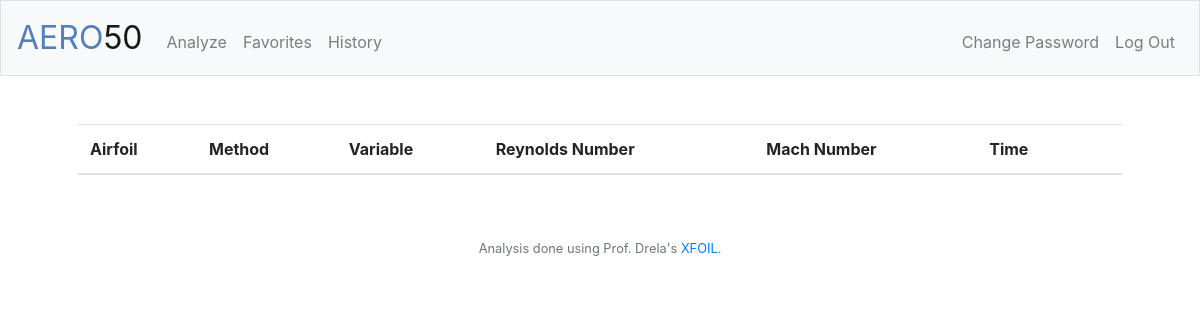
The app's page / (signed in), older data.
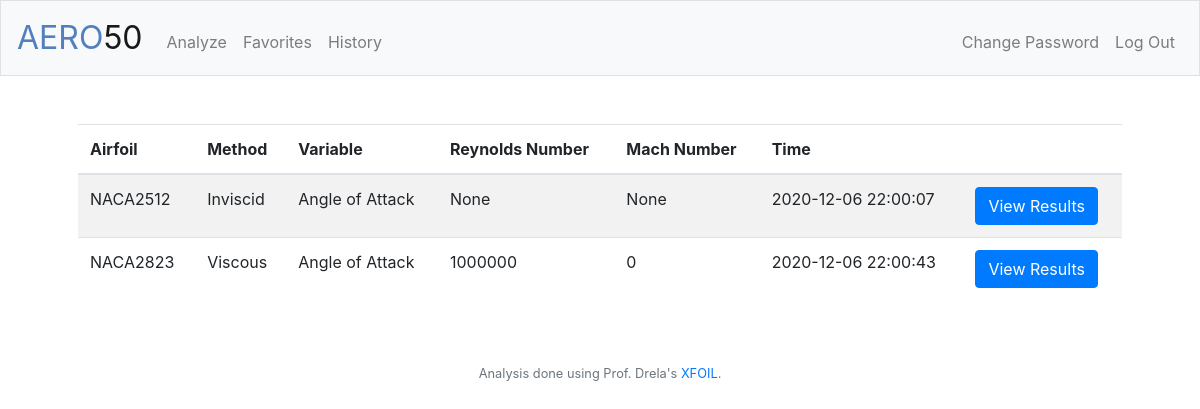
The same page, newer data.
### tables this page shows
CREATE TABLE analyses (id INTEGER, airfoil TEXT, method TEXT, variable TEXT, start NUMERIC, end NUMERIC, re NUMERIC, mach NUMERIC, favorites BOOL DEFAULT 0, analysis_id INTEGER, time DATETIME DEFAULT CURRENT_TIMESTAMP, step NUMERIC, max_iter INTEGER, PRIMARY KEY (analysis_id), FOREIGN KEY (id) REFERENCES users(id));

### application.py (the view)
@app.route("/", methods=["GET", "POST"])
@login_required
def index():
    if request.method == "POST":
        analysis_id = request.form.get("analysis_id")
        db.execute("UPDATE analyses SET favorites = 1 WHERE analysis_id = ?", analysis_id)
        data = db.execute("SELECT * FROM analyses WHERE id = ? AND favorites = 1", session["user_id"])
        return render_template("index.html", data=data)
    else:
        data = db.execute("SELECT * FROM analyses WHERE id = ? AND favorites = 1", session["user_id"])
        return render_template("index.html", data=data)

### application.py (called while the page is built)
@app.after_request
def after_request(response):
    response.headers["Cache-Control"] = "no-cache, no-store, must-revalidate"
    response.headers["Expires"] = 0
    response.headers["Pragma"] = "no-cache"
    return response

### helpers.py (called while the page is built)
def login_required(f):
    @wraps(f)
    def decorated_function(*args, **kwargs):
        if session.get("user_id") is None:
            return redirect("/login")
        return f(*args, **kwargs)
    return decorated_function

### templates/index.html (shortened to what this page needs)
{% extends "layout.html" %}
{% block main %}
    <main>
        <table class="table table-striped">
            <thead>
                <tr>
                    <th>Airfoil</th>
                    <th>Method</th>
                    <th>Variable</th>
                    <th>Reynolds Number</th>
                    <th>Mach Number</th>
                    <th>Time</th>
                    <th></th>
                </tr>
            </thead>
            <tbody>
                {% for analysis in data %}
                <tr>
                    <td>NACA{{ analysis.airfoil }}</td>
                    <td>{{ analysis.method }}</td>
                    <td>{{ analysis.variable }}</td>
                    <td>{{ analysis.re }}</td>
                    <td>{{ analysis.mach }}</td>
                    <td>{{ analysis.time }}</td>
                    <td>
                        <form action="/analyze" method="post">
                            <button class="btn btn-primary" type="submit">View Results</button>
                        </form>
                    </td>
                </tr>
                {% endfor %}
            </tbody>
        </table>
    </main>
{% endblock %}

Row changes from the older to the newer data that the page shows:
added analyses: airfoil "2512", method "Inviscid", variable "Angle of Attack", re "None", mach "None", time "2020-12-06 22:00:07"
added analyses: airfoil "2823", method "Viscous", variable "Angle of Attack", re "1000000", mach "0", time "2020-12-06 22:00:43"
